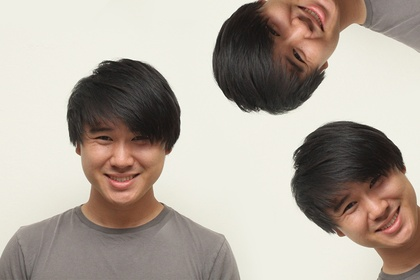
%> input picture images/anthony_double_rotate.jpg, 420 x 280 px, shrunk from 1000 x 667 before the run
$ octave --eval "result = sift_descriptor(imread('images/anthony_double_rotate.jpg'));"   (GNU Octave 9; MATLAB toolbox functions it lacks are replaced by stand-ins)
%> lines starting %> are read from the running program, lines starting %| are printed output that depends on the picture
### gaussian_stacks.m
function [G] = gaussian_stacks(im, N, base_sigma)
%STACKS Return a stack of gaussians with varying sigmas applied
%   im - the image
%   N  - the number of levels in the pyramid

% Pad the image
pad_size = 50;
height = size(im, 1);
width = size(im, 2);
im = padarray(im, [pad_size, pad_size], 'symmetric');

% Gaussian
G = zeros(height, width, N);
for i=0:N-1
    % Filter it!
    sigma = base_sigma * (i+1);
    g_im = imfilter(im, fspecial('gaussian', ceil(sigma * 4), sigma));

    % Crop it back down
    G(:,:,i+1) = g_im(pad_size + 1: pad_size + height, pad_size + 1:pad_size + width);
end

end

### sift_descriptor.m
function [descriptors] = sift_descriptor(im)

% Change to gray
im = rgb2gray(im);
[height, width, ~] = size(im);

% Set values
octaves = 4; % Number of times we downsize our image
intervals = 5; % Number of Gaussian blurs we take at each image size
images = zeros(height, width, intervals, octaves);
gaussians = zeros(height, width, intervals, octaves);
sigmaVal = 0.5;

% Create the first level
gaussians(:,:,:,1) = gaussian_stacks(im, 5, sigmaVal);

for i = 1:octaves
    % Reset sigma value
    sigma = sigmaVal;

    for j = 1:intervals
        % Find the difference in images
        % Used to approximate the gradient
        sigma = sigma*2^((j-1)/2);
        previousIm = gaussians(:,:,j,i);
        blurredIm = gaussian_blur(im, sigma);
        images(:,:,j,i) = blurredIm - previousIm;
        gaussians(:,:,j+1,i) = blurredIm;
    end
end

extrema = zeros(height-2, width-2);
%descriptors = zeros();
for i = 1:octaves
    for j = 2:intervals-1
        level = images(:,:,j,i); % Current level
        up = images(:,:,j+1,i);
        down = images(:,:,j-1,i);

        [sx,sy] = size(level);

        % Look for a local maxima
        % Check 8 surrounding neighbors
        % Check 9 surrounding neighbors of up and down
        local_maxima=(level(2:sx-1,2:sy-1) > level(1:sx-2,1:sy-2)) & ...
                     (level(2:sx-1,2:sy-1) > level(1:sx-2,2:sy-1)) & ...
                     (level(2:sx-1,2:sy-1) > level(1:sx-2,3:sy)) & ...
                     (level(2:sx-1,2:sy-1) > level(2:sx-1,1:sy-2)) & ...
                     (level(2:sx-1,2:sy-1) > level(2:sx-1,3:sy)) & ...
                     (level(2:sx-1,2:sy-1) > level(3:sx,1:sy-2)) & ...
                     (level(2:sx-1,2:sy-1) > level(3:sx,2:sy-1)) & ...
                     (level(2:sx-1,2:sy-1) > level(3:sx,3:sy)) & ...
                     (level(2:sx-1,2:sy-1) > up(1:sx-2,1:sy-2)) & ...
                     (level(2:sx-1,2:sy-1) > up(1:sx-2,2:sy-1)) & ...
                     (level(2:sx-1,2:sy-1) > up(1:sx-2,3:sy)) & ...
                     (level(2:sx-1,2:sy-1) > up(2:sx-1,1:sy-2)) & ...
                     (level(2:sx-1,2:sy-1) > up(2:sx-1,2:sy-1)) & ...
                     (level(2:sx-1,2:sy-1) > up(2:sx-1,3:sy)) & ...
                     (level(2:sx-1,2:sy-1) > up(3:sx,1:sy-2)) & ...
                     (level(2:sx-1,2:sy-1) > up(3:sx,2:sy-1)) & ...
                     (level(2:sx-1,2:sy-1) > up(3:sx,3:sy)) & ...
                     (level(2:sx-1,2:sy-1) > down(1:sx-2,1:sy-2)) & ...
                     (level(2:sx-1,2:sy-1) > down(1:sx-2,2:sy-1)) & ...
                     (level(2:sx-1,2:sy-1) > down(1:sx-2,3:sy)) & ...
                     (level(2:sx-1,2:sy-1) > down(2:sx-1,1:sy-2)) & ...
                     (level(2:sx-1,2:sy-1) > down(2:sx-1,2:sy-1)) & ...
                     (level(2:sx-1,2:sy-1) > down(2:sx-1,3:sy)) & ...
                     (level(2:sx-1,2:sy-1) > down(3:sx,1:sy-2)) & ...
                     (level(2:sx-1,2:sy-1) > down(3:sx,2:sy-1)) & ...
                     (level(2:sx-1,2:sy-1) > down(3:sx,3:sy));

        % Look for local minima
        local_minima=(level(2:sx-1,2:sy-1) < level(1:sx-2,1:sy-2)) & ...
                     (level(2:sx-1,2:sy-1) < level(1:sx-2,2:sy-1)) & ...
                     (level(2:sx-1,2:sy-1) < level(1:sx-2,3:sy)) & ...
                     (level(2:sx-1,2:sy-1) < level(2:sx-1,1:sy-2)) & ...
                     (level(2:sx-1,2:sy-1) < level(2:sx-1,3:sy)) & ...
                     (level(2:sx-1,2:sy-1) < level(3:sx,1:sy-2)) & ...
                     (level(2:sx-1,2:sy-1) < level(3:sx,2:sy-1)) & ...
                     (level(2:sx-1,2:sy-1) < level(3:sx,3:sy)) & ...
                     (level(2:sx-1,2:sy-1) < up(1:sx-2,1:sy-2)) & ...
                     (level(2:sx-1,2:sy-1) < up(1:sx-2,2:sy-1)) & ...
                     (level(2:sx-1,2:sy-1) < up(1:sx-2,3:sy)) & ...
                     (level(2:sx-1,2:sy-1) < up(2:sx-1,1:sy-2)) & ...
                     (level(2:sx-1,2:sy-1) < up(2:sx-1,2:sy-1)) & ...
                     (level(2:sx-1,2:sy-1) < up(2:sx-1,3:sy)) & ...
                     (level(2:sx-1,2:sy-1) < up(3:sx,1:sy-2)) & ...
                     (level(2:sx-1,2:sy-1) < up(3:sx,2:sy-1)) & ...
                     (level(2:sx-1,2:sy-1) < up(3:sx,3:sy)) & ...
                     (level(2:sx-1,2:sy-1) < down(1:sx-2,1:sy-2)) & ...
                     (level(2:sx-1,2:sy-1) < down(1:sx-2,2:sy-1)) & ...
                     (level(2:sx-1,2:sy-1) < down(1:sx-2,3:sy)) & ...
                     (level(2:sx-1,2:sy-1) < down(2:sx-1,1:sy-2)) & ...
                     (level(2:sx-1,2:sy-1) < down(2:sx-1,2:sy-1)) & ...
                     (level(2:sx-1,2:sy-1) < down(2:sx-1,3:sy)) & ...
                     (level(2:sx-1,2:sy-1) < down(3:sx,1:sy-2)) & ...
                     (level(2:sx-1,2:sy-1) < down(3:sx,2:sy-1)) & ...
                     (level(2:sx-1,2:sy-1) < down(3:sx,3:sy));
        extrema = local_maxima | local_minima | extrema;

    end
end

[row, col] = find(extrema);
descriptors = [row+1, col+1, rand(size(row, 1), 1)];

end
%> in sift_descriptor, `im = rgb2gray(im);`:
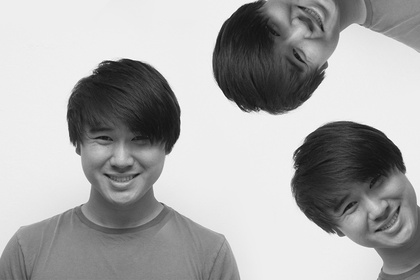
%> im: size 280x420 uint8; min 15, max 254, mean 169.2
%> in gaussian_stacks, `im = padarray(im, [pad_size, pad_size], 'symmetric');`:
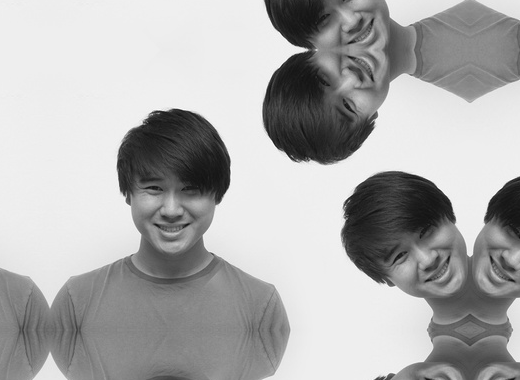
%> im: size 380x520 uint8; min 15, max 254, mean 172.9
%> the loop in gaussian_stacks, `for i=0:N-1` made 5 passes
%> pass 2, in gaussian_stacks, `g_im = imfilter(im, fspecial('gaussian', ceil(sigma * 4), sigma));`:
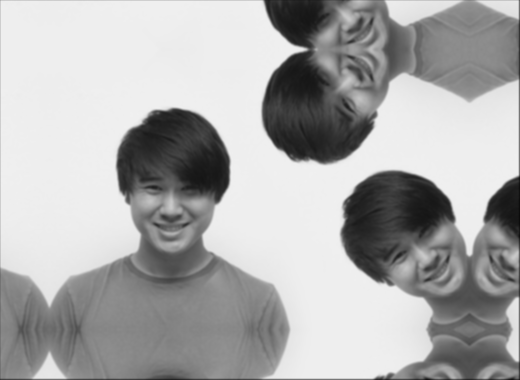
%> g_im: size 380x520 uint8; min 11, max 240, mean 172.2
%> after the loop in sift_descriptor, `for i = 1:octaves`:
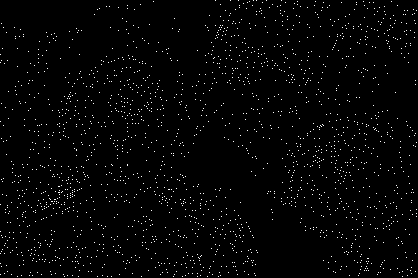
%> extrema: size 278x418 logical; 1.8% white in thin lines or dots
%> in sift_descriptor, `[row, col] = find(extrema);`: row = 2083 values from 1 to 277; col = 2083 values from 1 to 417
%> `result = sift_descriptor(imread('images/anthony_double_rotate.jpg'));`: result = 2083 rows, first 12: [56 2 0.844; 64 2 0.758; 123 2 0.421; 206 2 0.259; 233 2 0.511; 255 2 0.405; 265 2 0.784; 276 2 0.303; 25 3 0.477; 62 3 0.583; 105 3 0.908; 140 3 0.505]

$ run again, on images/anthony_rotate.jpg
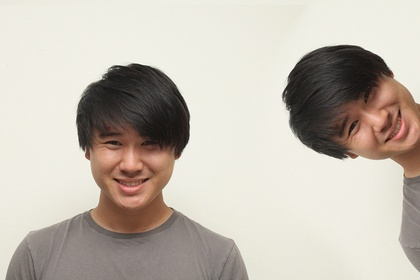
%> input picture images/anthony_rotate.jpg, 420 x 280 px, shrunk from 1000 x 667 before the run
%> in gaussian_stacks, `im = padarray(im, [pad_size, pad_size], 'symmetric');`:
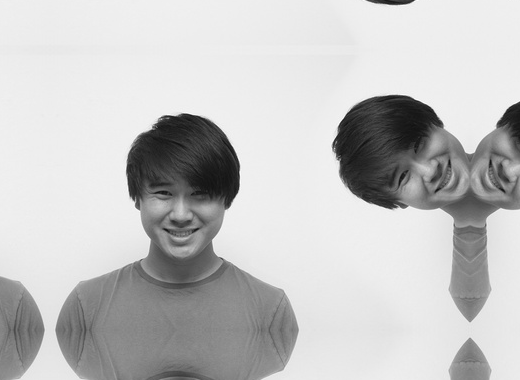
%> im: size 380x520 uint8; min 16, max 254, mean 195.2
%> after the loop in sift_descriptor, `for i = 1:octaves`:
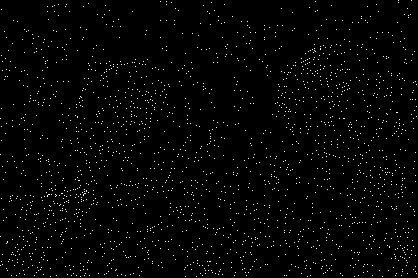
%> extrema: size 278x418 logical; 1.8% white in thin lines or dots
%> row = 2077 values from 1 to 277; col = 2077 values from 1 to 417
%> result = 2077 rows, first 12: [120 2 0.844; 156 2 0.758; 238 2 0.421; 267 2 0.259; 11 3 0.511; 57 3 0.405; 110 3 0.784; 128 3 0.303; 142 3 0.477; 200 3 0.583; 263 3 0.908; 63 4 0.505]

$ run again, on images/cattle_copy.jpg
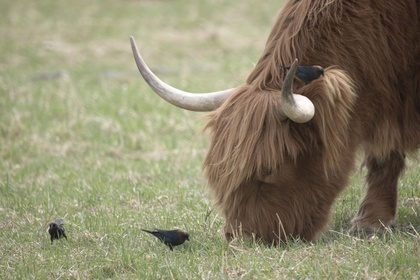
%> input picture images/cattle_copy.jpg, 420 x 280 px, shrunk from 1280 x 854 before the run
%> in gaussian_stacks, `im = padarray(im, [pad_size, pad_size], 'symmetric');`:
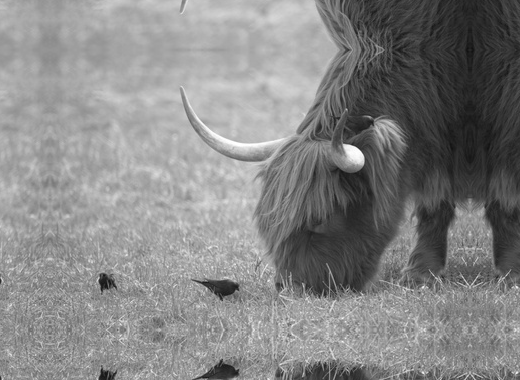
%> im: size 380x520 uint8; min 17, max 255, mean 132.8
%> after the loop in sift_descriptor, `for i = 1:octaves`:
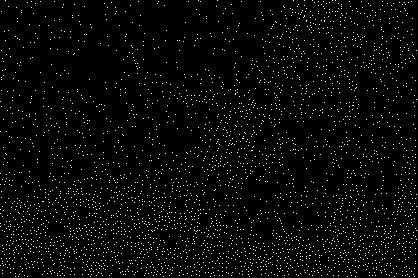
%> extrema: size 278x418 logical; 2.8% white in thin lines or dots
%> row = 3297 values from 1 to 277; col = 3297 values from 1 to 417

$ run again, on images/falcons.jpg
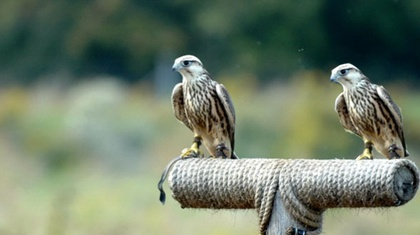
%> input picture images/falcons.jpg, 420 x 235 px, shrunk from 589 x 330 before the run
%> the loop in gaussian_stacks, `for i=0:N-1` made 5 passes
%> pass 1, in gaussian_stacks, `g_im = imfilter(im, fspecial('gaussian', ceil(sigma * 4), sigma));`:
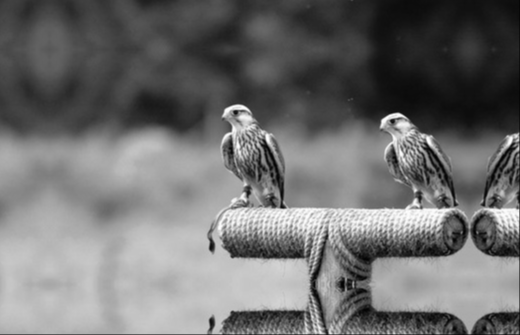
%> g_im: size 335x520 uint8; min 2, max 254, mean 111.7
%> after the loop in sift_descriptor, `for i = 1:octaves`:
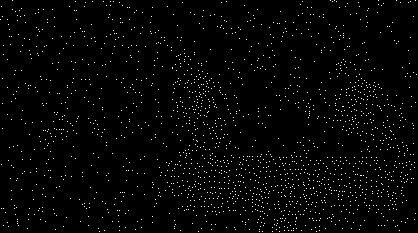
%> extrema: size 233x418 logical; 2% white in thin lines or dots
%> row = 1905 values from 1 to 232; col = 1905 values from 1 to 417
%> result = 1905 rows, first 12: [21 2 0.844; 8 3 0.758; 166 3 0.421; 210 3 0.259; 18 4 0.511; 80 4 0.405; 105 4 0.784; 130 4 0.303; 47 5 0.477; 56 5 0.583; 210 5 0.908; 227 5 0.505]
